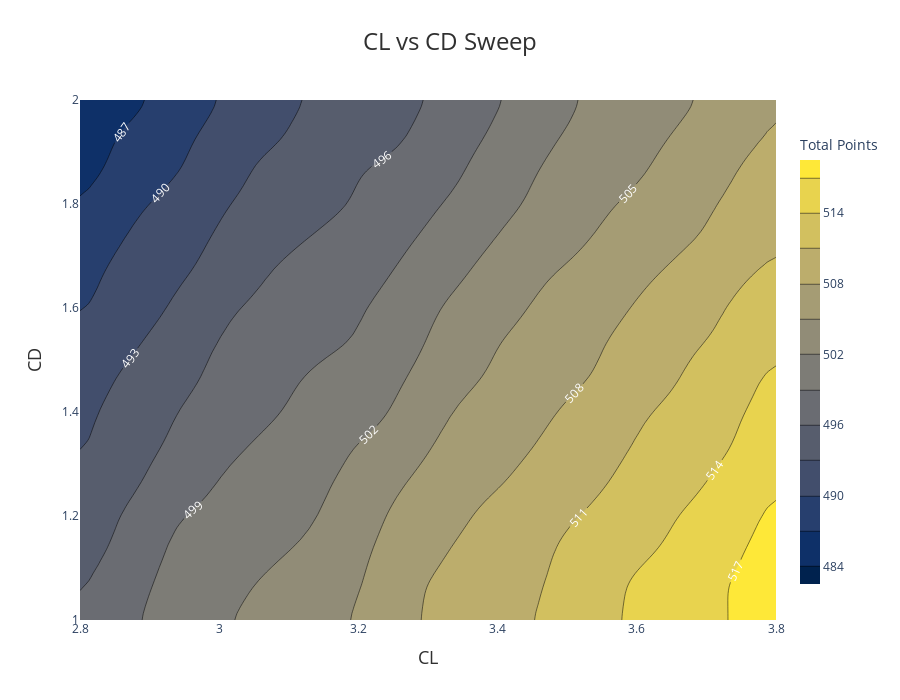

The code cell stored with this chart in its notebook:
### Markdown cell above
For 2-parameter sweep results, we have a choice between two types of graphs to represent the data. Call either .plot_contour() or .plot_surface(). Again, the target variable is by default total points, but can be controlled by passing an argument like z_var="endurance_pts".

### Code cell
aero_results.plot_contour(
    x_label="CL", y_label="CD", z_label="Total Points", title="CL vs CD Sweep"
)

### Figure 1 — Plotly figure (JSON) as saved in the notebook; plotly's stock layout.template omitted (floating-point values rounded to 4 significant figures; data arrays with more than 128 entries replaced by an {"elided": "..."} marker saying what was removed)
{"data": [{"colorbar": {"len": 0.9, "thickness": 20, "tickfont": {"size": 12}, "tickformat": ".0f", "title": {"font": {"size": 14}, "text": "Total Points"}}, "colorscale": [[0, "#00224e"], [0.1111, "#123570"], [0.2222, "#3b496c"], [0.3333, "#575d6d"], [0.4444, "#707173"], [0.5556, "#8a8678"], [0.6667, "#a59c74"], [0.7778, "#c3b369"], [0.8889, "#e1cc55"], [1, "#fee838"]], "contours": {"end": 519, "labelfont": {"color": "white", "size": 12}, "labelformat": ".0f", "showlabels": true, "size": 3, "start": 484}, "hovertemplate": "aero.cl: %{x:.2f}<br>aero.cd: %{y:.2f}<br>Total Points: %{z:.2f}<extra></extra>", "type": "contour", "x": [2.8, 2.813, 2.825, 2.838, 2.851, 2.863, 2.876, 2.889, 2.901, 2.914, 2.927, 2.939, 2.952, 2.965, 2.977, 2.99, 3.003, 3.015, 3.028, 3.041, 3.053, 3.066, 3.078, 3.091, 3.104, 3.116, 3.129, 3.142, 3.154, 3.167, 3.18, 3.192, 3.205, 3.218, 3.23, 3.243, 3.256, 3.268, 3.281, 3.294, 3.306, 3.319, 3.332, 3.344, 3.357, 3.37, 3.382, 3.395, 3.408, 3.42, 3.433, 3.446, 3.458, 3.471, 3.484, 3.496, 3.509, 3.522, 3.534, 3.547, 3.559, 3.572, 3.585, 3.597, 3.61, 3.623, 3.635, 3.648, 3.661, 3.673, 3.686, 3.699, 3.711, 3.724, 3.737, 3.749, 3.762, 3.775, 3.787, 3.8], "y": [1.0, 1.013, 1.025, 1.038, 1.051, 1.063, 1.076, 1.089, 1.101, 1.114, 1.127, 1.139, 1.152, 1.165, 1.177, 1.19, 1.203, 1.215, 1.228, 1.241, 1.253, 1.266, 1.278, 1.291, 1.304, 1.316, 1.329, 1.342, 1.354, 1.367, 1.38, 1.392, 1.405, 1.418, 1.43, 1.443, 1.456, 1.468, 1.481, 1.494, 1.506, 1.519, 1.532, 1.544, 1.557, 1.57, 1.582, 1.595, 1.608, 1.62, 1.633, 1.646, 1.658, 1.671, 1.684, 1.696, 1.709, 1.722, 1.734, 1.747, 1.759, 1.772, 1.785, 1.797, 1.81, 1.823, 1.835, 1.848, 1.861, 1.873, 1.886, 1.899, 1.911, 1.924, 1.937, 1.949, 1.962, 1.975, 1.987, 2.0], "z": {"elided": "80x80 float values"}}], "layout": {"height": 700, "margin": {"b": 80, "l": 80, "r": 80, "t": 100}, "plot_bgcolor": "rgba(240, 240, 240, 0.8)", "title": {"font": {"color": "#303030", "size": 24}, "text": "CL vs CD Sweep", "x": 0.5, "xanchor": "center"}, "width": 900, "xaxis": {"title": {"font": {"color": "#303030", "size": 18}, "text": "CL"}}, "yaxis": {"title": {"font": {"color": "#303030", "size": 18}, "text": "CD"}}}}
